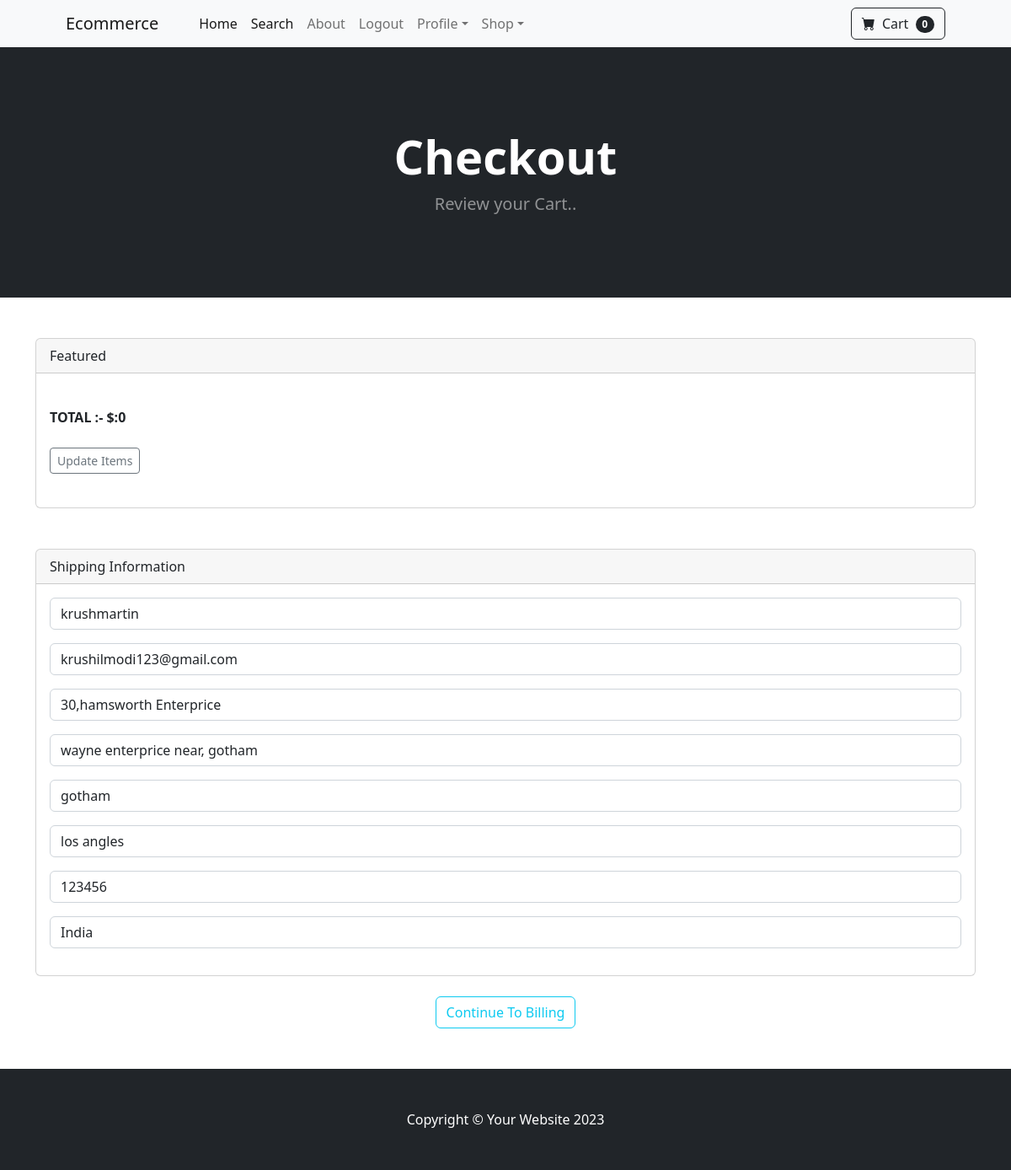
/payment/checkout/ (signed in), run on the app's committed database.
### payment/models.py (models this page shows, shortened)
class ShippingAddress(models.Model):
	user = models.ForeignKey(User, on_delete=models.CASCADE, null=True, blank=True)
	shipping_full_name = models.CharField(max_length=255)
	shipping_email = models.CharField(max_length=255)
	shipping_address1 = models.CharField(max_length=255)
	shipping_address2 = models.CharField(max_length=255, blank=True)
	shipping_city = models.CharField(max_length=255)
	shipping_state = models.CharField(max_length=255, null=True, blank=True)
	shipping_zipcode = models.CharField(max_length=255, null=True, blank=True)
	shipping_country = models.CharField(max_length=255)
	class Meta:
		verbose_name_plural = "Shipping Address"

### payment/views.py (the view)
# urls.py: path('checkout/',views.checkout, name='checkout'),
def checkout(request):
    cart = Cart(request)
    cart_products = cart.get_prods
    quantities = cart.get_quants  #<!-- product quantities in cart -->
    totals = cart.cart_total()
    if request.user.is_authenticated:
       shipping_user = ShippingAddress.objects.get(user__id=request.user.id)
       shipping_form = ShippingForm(request.POST or None, instance=shipping_user)
       return render(request, 'payment/checkout.html',{'cart_products': cart_products, 'quantities': quantities, 'totals': totals,'shipping_form': shipping_form})
    else:
       shipping_form = ShippingForm(request.POST or None)
       return render(request, 'payment/checkout.html',{'cart_products': cart_products, 'quantities': quantities, 'totals': totals,'shipping_form': shipping_form})

### cart/cart.py (called while the page is built, shortened)
    def cart_total(self):
        product_ids = self.cart.keys()
        products = Product.objects.filter(id__in = product_ids)
        quantities = self.cart
        total = 0
        return total

    def __len__(self):
        return len(self.cart)

    def get_prods(self):
        product_ids = self.cart.keys()
        products = Product.objects.filter(id__in = product_ids)
        return products

### cart/context_processors.py (called while the page is built)
def cart(request):
    return {'cart': Cart(request)}

### payment/templates/payment/checkout.html (shortened to what this page needs)
{% extends 'base.html' %}
{% block content %}
<header class="bg-dark py-5">
    <div class="container px-4 px-lg-5 my-5">
        <div class="text-center text-white">
            <h1 class="display-4 fw-bolder">Checkout</h1>
            <p class="lead fw-normal text-white-50 mb-0">Review your Cart..</p>
        </div>
    </div>
</header>
<div class="container">
    <br><br>
    <div class="card">
        <div class="card-header">
          Featured
        </div>
        <div class="card-body">
            <br>
            <strong>TOTAL :- $:{{ totals }}</strong>
            <br><br>
            <a href="{% url 'cart_summary' %}" class="btn btn-sm btn-outline-secondary">Update Items</a>
            <br><br>
        </div>
      </div>
      <br><br>
      <div class="card">
        <div class="card-header">
          Shipping Information
        </div>
        <div class="card-body">
            <form method = "POST" action="{% url 'billing_info' %}">
                {{ shipping_form.as_p }}
        </div>
      </div>
      <br>
      <center><button type="submit" class="btn btn-outline-info">Continue To Billing</button></center>
      <br><br>
</div>
{% endblock %}

### data on the page
ShippingAddress: shipping_full_name "krushmartin", shipping_email "krushilmodi123@gmail.com", shipping_address1 "30,hamsworth Enterprice", shipping_address2 "wayne enterprice near, gotham", shipping_city "gotham", shipping_state "los angles", shipping_zipcode "123456", shipping_country "India"

### other printed values
{{ cart|length }} "0"
{{ totals }} "0"
